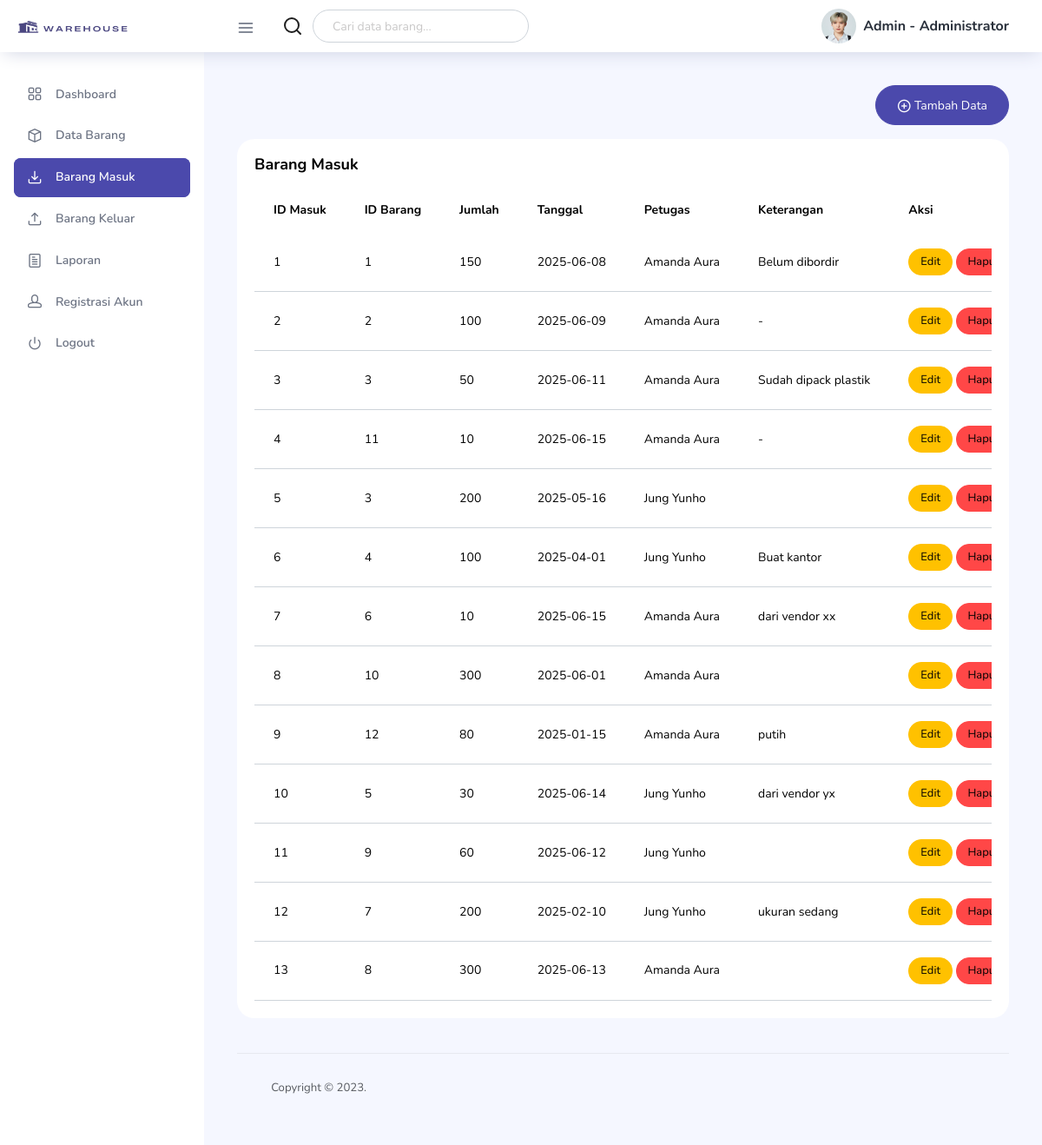
Screenshot of /dist/page/barangmasuk.php (signed in) with the database file from the repository.
### tables this page shows
CREATE TABLE `barang_masuk` (
  `id_masuk` int(11) NOT NULL,
  `id_barang` int(11) DEFAULT NULL,
  `jumlah` int(11) DEFAULT NULL,
  `tanggal` date DEFAULT NULL,
  `petugas` varchar(100) DEFAULT NULL,
  `keterangan` text DEFAULT NULL
);

### dist/page/barangmasuk.php (the view, shortened to what this page needs)
<?php
include '../../config/koneksi.php';
?>
<?php include 'C:\xampp\htdocs\warehouse\dist\includes\header.php'; ?>
<?php include 'C:\xampp\htdocs\warehouse\dist\includes\navbar.php'; ?>
<?php include 'C:\xampp\htdocs\warehouse\dist\includes\sidebar.php'; ?>
<div class="main-panel">
  <div class="content-wrapper">
    <div class="d-flex justify-content-end mb-3">
      <button type="button" class="btn btn-primary btn-rounded btn-fw" data-bs-toggle="modal" data-bs-target="#modalTambahData">
        <i class="icon-circle-plus"></i> Tambah Data
      </button>
    </div>
    <div class="row">
      <div class="col-lg-12 grid-margin stretch-card">
        <div class="card">
          <div class="card-body">
            <h4 class="card-title">Barang Masuk</h4>
            <div class="table-responsive">
              <table class="table">
                <thead>
                  <tr>
                    <th>ID Masuk</th>
                    <th>ID Barang</th>
                    <th>Jumlah</th>
                    <th>Tanggal</th>
                    <th>Petugas</th>
                    <th>Keterangan</th>
                    <th>Aksi</th>
                  </tr>
                </thead>
                <tbody>
                  <?php
                  $query = "SELECT * FROM barang_masuk ORDER BY id_masuk";
                  $result = mysqli_query($conn, $query);
                  while ($row = mysqli_fetch_assoc($result)) {
                      echo "<tr>
                          <td>{$row['id_masuk']}</td>
                          <td>{$row['id_barang']}</td>
                          <td>{$row['jumlah']}</td>
                          <td>{$row['tanggal']}</td>
                          <td>{$row['petugas']}</td>
                          <td>{$row['keterangan']}</td>
                          <td>
                              <button class='btn btn-warning btn-sm' data-bs-toggle='modal' data-bs-target='#modalEditMasuk'
                                  data-id='{$row['id_masuk']}'
                                  data-barang='{$row['id_barang']}'
                                  data-jumlah='{$row['jumlah']}'
                                  data-tanggal='{$row['tanggal']}'
                                  data-keterangan='{$row['keterangan']}'
                              >Edit</button>
                              ";
                      if ($_SESSION['role'] == 'admin') {
                          echo "<a href='barangmasuk.php?hapus={$row['id_masuk']}' class='btn btn-danger btn-sm' onclick=\"return confirm('Yakin hapus?')\">Hapus</a>";
                      }
                      echo "</td></tr>";
                  }
                  ?>
                </tbody>
              </table>
            </div>
          </div>
        </div>
      </div>
    </div>
<?php include 'C:\xampp\htdocs\warehouse\dist\includes\footer.php'; ?>

### dist/includes/header.php (shortened to what this page needs)
<!DOCTYPE html>
<html lang="en">
  <head>
    <link rel="stylesheet" href="/warehouse/dist/assets/vendors/feather/feather.css">
    <link rel="stylesheet" href="/warehouse/dist/assets/vendors/ti-icons/css/themify-icons.css">
    <link rel="stylesheet" href="/warehouse/dist/assets/vendors/css/vendor.bundle.base.css">
    <link rel="stylesheet" href="/warehouse/dist/assets/vendors/font-awesome/css/font-awesome.min.css">
    <link rel="stylesheet" href="/warehouse/dist/assets/vendors/mdi/css/materialdesignicons.min.css">
    <link rel="stylesheet" href="https://cdn.datatables.net/1.13.6/css/dataTables.bootstrap5.min.css">
    <link rel="stylesheet" href="/warehouse/dist/assets/vendors/ti-icons/css/themify-icons.css">
    <link rel="stylesheet" type="text/css" href="/warehouse/dist/assets/js/select.dataTables.min.css">
    <link rel="stylesheet" href="/warehouse/dist/assets/css/style.css">
  </head>
  <body>
    <div class="container-scroller">

### dist/includes/navbar.php (shortened to what this page needs)
<?php
$role = isset($_SESSION['role']) ? $_SESSION['role'] : '';
$nama_lengkap = isset($_SESSION['nama_lengkap']) ? $_SESSION['nama_lengkap'] : '';
?>
<nav class="navbar col-lg-12 col-12 p-0 fixed-top d-flex flex-row">
  <div class="text-center navbar-brand-wrapper d-flex align-items-center justify-content-start">
    <a class="navbar-brand brand-logo me-5" href="index.php"><img src="\warehouse\dist\assets\images\logowh.png" class="me-2" alt="logo" /></a>
  </div>
  <div class="navbar-menu-wrapper d-flex align-items-center justify-content-end">
    <button class="navbar-toggler navbar-toggler align-self-center me-3" type="button" data-toggle="minimize">
      <span class="icon-menu"></span>
    </button>
    <form class="d-flex me-3" method="GET" action="/warehouse/dist/page/databarang.php" style="width: 300px;">
      <div class="input-group">
        <span class="input-group-text bg-white border-0 ps-3" style="border-radius: 50px 0 0 50px;">
          <i data-feather="search"></i>
        </span>
        <input type="text" class="form-control rounded-pill" name="search" placeholder="Cari data barang..." aria-label="search" style="border-radius: 0 50px 50px 0; height: 38px;">
      </div>
    </form>
    <ul class="navbar-nav navbar-nav-right">
      <li class="nav-item nav-profile dropdown">
        <a class="nav-link dropdown-toggle d-flex align-items-center" href="#" data-bs-toggle="dropdown" id="profileDropdown">
          <img src="/warehouse/dist/assets/images/faces/yuno.jpg" alt="profile" class="me-2" />
          <span class="d-none d-md-inline text-dark fw-bold"><?php echo ucfirst($role) . " - " . $nama_lengkap; ?></span>
        </a>
      </li>
    </ul>
  </div>
</nav>

### dist/includes/sidebar.php
      <div class="container-fluid page-body-wrapper">
        <nav class="sidebar sidebar-offcanvas" id="sidebar">
  <ul class="nav">
    <li class="nav-item">
      <a class="nav-link" href="../index.php">
        <i class="icon-grid menu-icon"></i>
        <span class="menu-title">Dashboard</span>
      </a>
    </li>
    <li class="nav-item">
      <a class="nav-link" href="/warehouse/dist/page/databarang.php" aria-expanded="false" aria-controls="ui-basic">
        <i class="icon-box menu-icon"></i>
        <span class="menu-title">Data Barang</span>
      </a>
    </li>
    <li class="nav-item">
      <a class="nav-link" href="/warehouse/dist/page/barangmasuk.php" aria-expanded="false" aria-controls="form-elements">
        <i class="icon-inbox menu-icon"></i>
        <span class="menu-title">Barang Masuk</span>
      </a>
    </li>
    <li class="nav-item">
      <a class="nav-link" href="/warehouse/dist/page/barangkeluar.php" aria-expanded="false" aria-controls="charts">
        <i class="icon-outbox menu-icon"></i>
        <span class="menu-title">Barang Keluar</span>
      </a>
    </li>
    <li class="nav-item">
      <a class="nav-link" href="/warehouse/dist/page/laporan.php" aria-expanded="false" aria-controls="tables">
        <i class="icon-paper menu-icon"></i>
        <span class="menu-title">Laporan</span>
      </a>
    </li>
    <?php if (isset($_SESSION['role']) && $_SESSION['role'] == 'admin'): ?>
    <li class="nav-item">
      <a class="nav-link" href="/warehouse/dist/page/registrasi.php">
        <i class="icon-head menu-icon"></i>
        <span class="menu-title">Registrasi Akun</span>
      </a>
    </li>
    <?php endif; ?>
    <li class="nav-item">
      <a class="nav-link" href="/warehouse/dist/logout.php">
        <i class="icon-power menu-icon"></i>
        <span class="menu-title">Logout</span>
      </a>
    </li>
  </ul>
</nav>

### dist/includes/footer.php (shortened to what this page needs)
          <footer class="footer">
  <div class="d-sm-flex justify-content-center justify-content-sm-between">
    <span class="text-muted text-center text-sm-left d-block d-sm-inline-block">Copyright © 2023. </span>
  </div>
</footer>
</body>
</html>

### rows the page displays
barang_masuk: id_masuk "1", id_barang "1", jumlah "150", tanggal "2025-06-08", petugas "Amanda Aura", keterangan "Belum dibordir"
barang_masuk: id_masuk "2", id_barang "2", jumlah "100", tanggal "2025-06-09", petugas "Amanda Aura", keterangan "-"
barang_masuk: id_masuk "3", id_barang "3", jumlah "50", tanggal "2025-06-11", petugas "Amanda Aura", keterangan "Sudah dipack plastik"
barang_masuk: id_masuk "4", id_barang "11", jumlah "10", tanggal "2025-06-15", petugas "Amanda Aura", keterangan "-"
barang_masuk: id_masuk "5", id_barang "3", jumlah "200", tanggal "2025-05-16", petugas "Jung Yunho"
barang_masuk: id_masuk "6", id_barang "4", jumlah "100", tanggal "2025-04-01", petugas "Jung Yunho", keterangan "Buat kantor"
barang_masuk: id_masuk "7", id_barang "6", jumlah "10", tanggal "2025-06-15", petugas "Amanda Aura", keterangan "dari vendor xx"
barang_masuk: id_masuk "8", id_barang "10", jumlah "300", tanggal "2025-06-01", petugas "Amanda Aura"
barang_masuk: id_masuk "9", id_barang "12", jumlah "80", tanggal "2025-01-15", petugas "Amanda Aura", keterangan "putih"
barang_masuk: id_masuk "10", id_barang "5", jumlah "30", tanggal "2025-06-14", petugas "Jung Yunho", keterangan "dari vendor yx"
barang_masuk: id_masuk "11", id_barang "9", jumlah "60", tanggal "2025-06-12", petugas "Jung Yunho"
barang_masuk: id_masuk "12", id_barang "7", jumlah "200", tanggal "2025-02-10", petugas "Jung Yunho", keterangan "ukuran sedang"
barang_masuk: id_masuk "13", id_barang "8", jumlah "300", tanggal "2025-06-13", petugas "Amanda Aura"

### other values shown
$role "Admin"
$nama_lengkap "Administrator"
